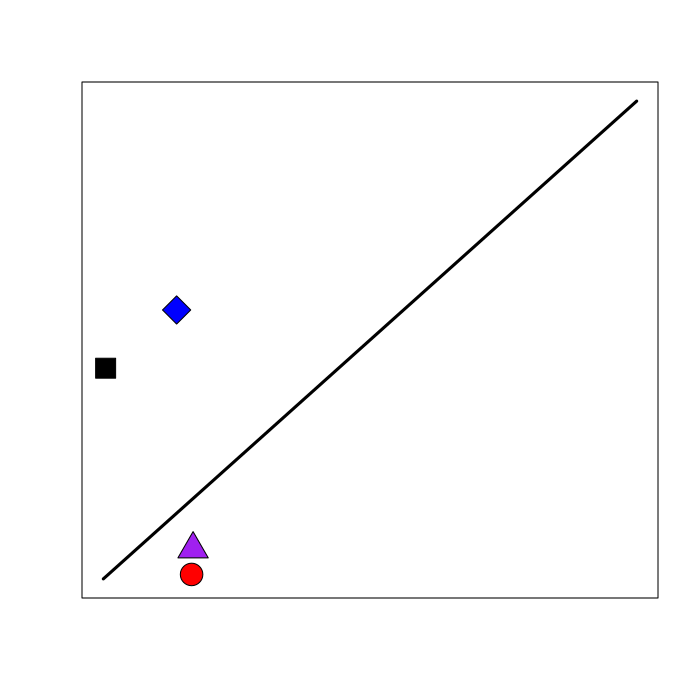

Recreate this plot in R.
tabSC<-matrix(ncol=4,nrow=5);
tabNC<-matrix(ncol=4,nrow=5);

tabI<-matrix(ncol=4,nrow=5);
tabI1<-matrix(ncol=4,nrow=5);
tabI2<-matrix(ncol=4,nrow=5);
tabI3<-matrix(ncol=4,nrow=5);
tabShu<-matrix(ncol=4,nrow=5);

tabI[,1] <- read.table(file="QL196_I.dat",header=F)$V7;
tabI[,2] <- read.table(file="QL404_I.dat",header=F)$V7;
tabI[,3] <- read.table(file="QL402_I.dat",header=F)$V7;
tabI[,4] <- read.table(file="QL435_I.dat",header=F)$V7;

tabI1[,1] <- read.table(file="QL196_I1.dat",header=F)$V7;
tabI1[,2] <- read.table(file="QL404_I1.dat",header=F)$V7;
tabI1[,3] <- read.table(file="QL402_I1.dat",header=F)$V7;
tabI1[,4] <- read.table(file="QL435_I1.dat",header=F)$V7;

tabI2[,1] <- read.table(file="QL196_I2.dat",header=F)$V7;
tabI2[,2] <- read.table(file="QL404_I2.dat",header=F)$V7;
tabI2[,3] <- read.table(file="QL402_I2.dat",header=F)$V7;
tabI2[,4] <- read.table(file="QL435_I2.dat",header=F)$V7;

tabI3[,1] <- read.table(file="QL196_I3.dat",header=F)$V7;
tabI3[,2] <- read.table(file="QL404_I3.dat",header=F)$V7;
tabI3[,3] <- read.table(file="QL402_I3.dat",header=F)$V7;
tabI3[,4] <- read.table(file="QL435_I3.dat",header=F)$V7;

tabShu[,1] <- read.table(file="QL196_Shuffle.dat",header=F)$V7;
tabShu[,2] <- read.table(file="QL404_Shuffle.dat",header=F)$V7;
tabShu[,3] <- read.table(file="QL402_Shuffle.dat",header=F)$V7;
tabShu[,4] <- read.table(file="QL435_Shuffle.dat",header=F)$V7;

tabSC<-tabI1+tabI2+tabI3-tabShu
tabNC<-tabI-tabShu

sc_mean <- apply(tabSC,2,mean);
nc_mean <- apply(tabNC,2,mean);

pts <- matrix(ncol=2,nrow=4);
for(i in 1:4){
	pts[i,] = c(nc_mean[i],sc_mean[i]);
}
plot(seq(0,.8,.01),seq(0,.8,.01),type='l',lwd=3,xaxt='n',yaxt='n',
     xlab="",
     ylab="");

points(pts,pch=c(22,23,21,24),bg=c("black","blue","red","purple"),cex=3);
